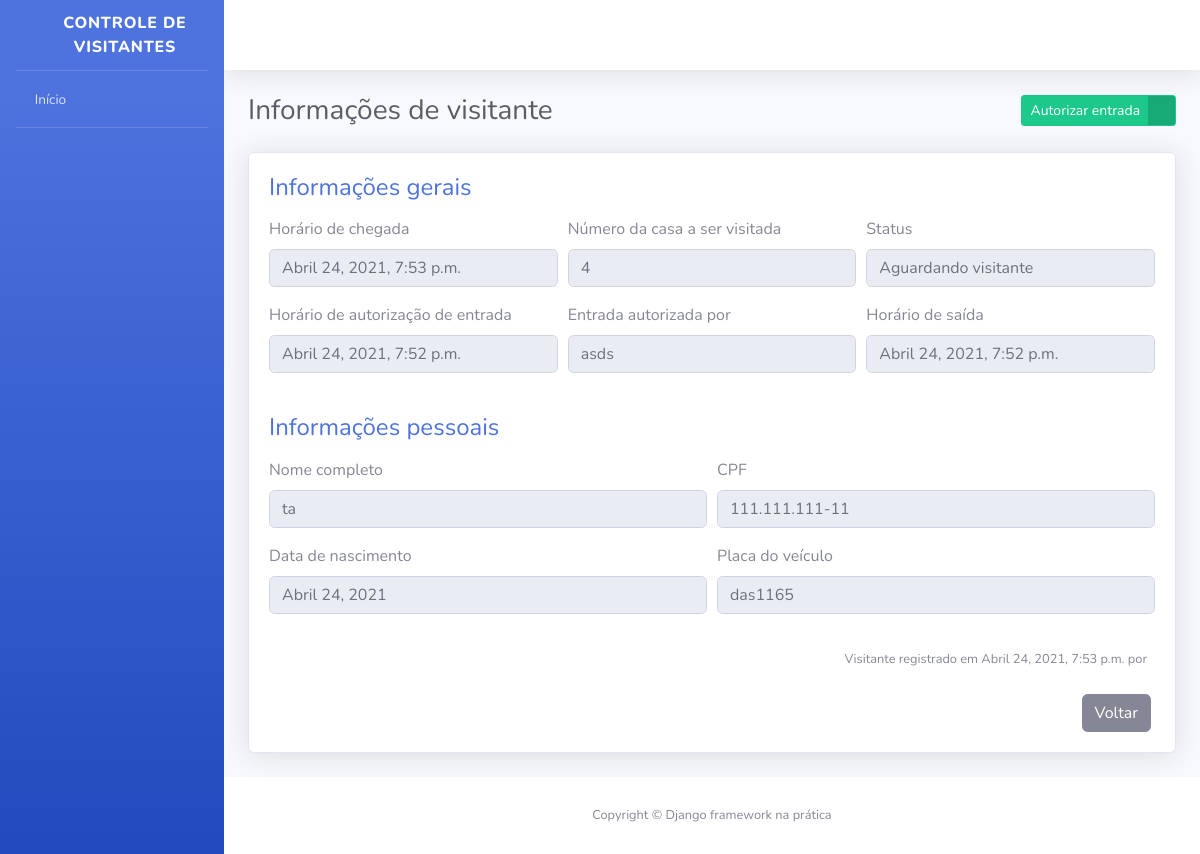
Page /visitantes/11/ (signed in) on the earlier database version.
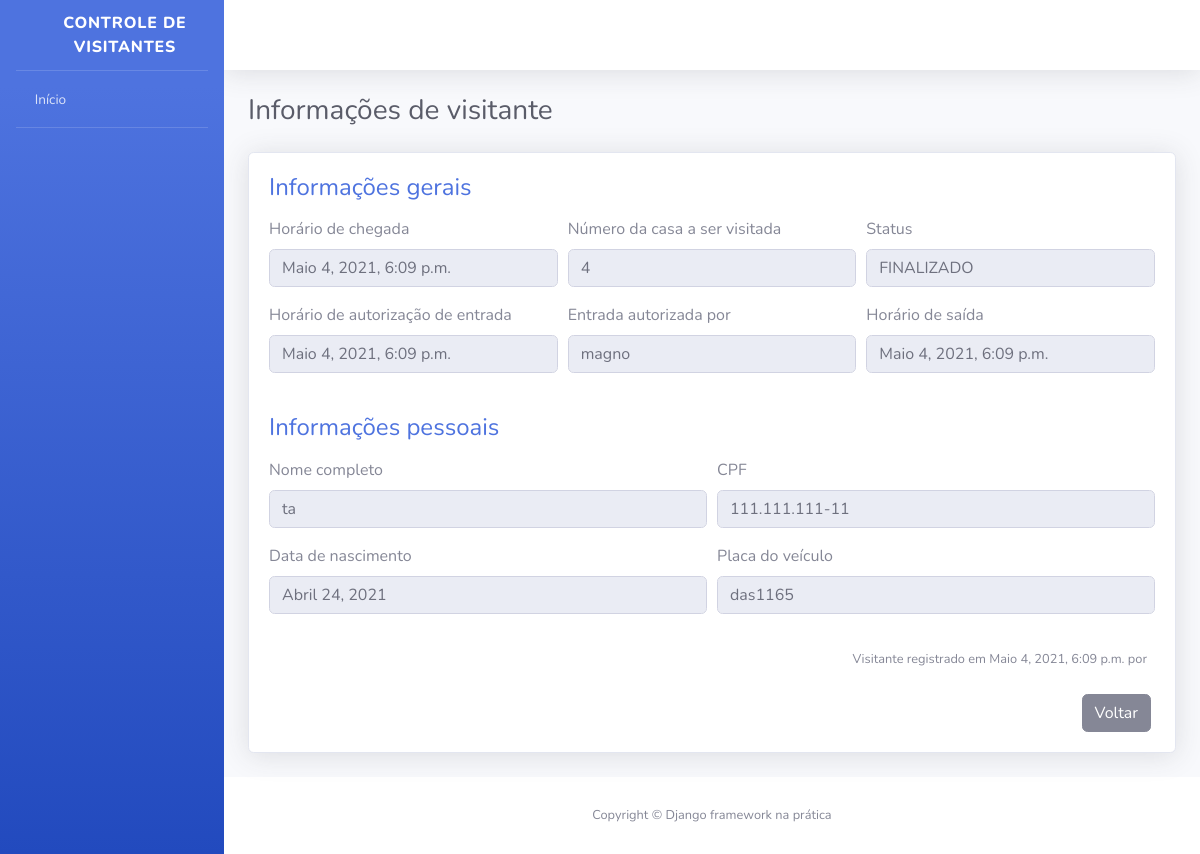
Same page on the later database version.
### visitantes/models.py (models this page shows, shortened)
class Visitante(models.Model):
    STATUS_VISITANTE =[
        ("AGUARDANDO", "Aguardando visitante"),
        ("EM_VISITA", "Em visita"),
        ("VISITA_FINALIZADA","Visita finalizada")
    ]
    status = models.CharField(
        verbose_name="Status",
        max_length=20,
        choices=STATUS_VISITANTE,
        default="AGUARDANDO"
    )
    nome_completo =models.CharField(
        verbose_name="Nome Completo",
        max_length=190,
    )
    cpf = models.CharField(
        verbose_name= "CPF",
        max_length=11,
    )
    data_nascimento = models.DateField(
        verbose_name= "Data de Nascimento",
        auto_now=False,
        auto_now_add=False,
    )
    numero_casa = models.PositiveIntegerField(
        verbose_name= "Número da Casa a ser visitada",
    )
    placa_veiculo = models.CharField(
        verbose_name= "Placa do Veiculo",
        max_length=7,
        blank=True,
        null=True,
    )
    horario_chegada = models.DateTimeField(
        verbose_name= " Hora da chegada na portaria",
        auto_now=True,
    )
    horario_saida = models.DateTimeField(
        verbose_name= "Horario de saida do codomínio",
        auto_now=False,
        blank=True,
        null=True,
    )
    horario_permitido = models.DateTimeField(
        verbose_name= "Horario de autorização de entrada",
        auto_now=False,
        blank=True,
        null=True,
    )
    morador_responsavel = models.CharField(
        verbose_name= "Morador respponsável",
        max_length=190,
        blank=True,
        null=True,
    )
    porteiro_responsavel = models.ForeignKey(
        "porteiros.Porteiro",
        verbose_name="Porteiro responsável pelo registro",
        on_delete=models.PROTECT
    )
    def get_horario_saida(self):
        if self.horario_saida:
            return self.horario_saida
        return "Horario de saida não registrado"
    def get_horario_permitido(self):
        if self.horario_permitido:
            return self.horario_permitido
        return "Visitante aguardando autorização"
    def get_morador_responsavel(self):
        if self.morador_responsavel:
            return self.morador_responsavel
        return "Visitante aguardando autorização"
    def get_placa_veiculo(self):
        if self.placa_veiculo:
            return self.placa_veiculo
        return "Veiculo não registrado"
    def get_cpf(self):
        if self.cpf:
            cpf = str(self.cpf)
            cpf_parte_um = cpf[0:3]
            cpf_parte_dois = cpf[3:6]
            cpf_parte_tres = cpf[6:9]
            cpf_parte_quatro = cpf[9:]
            cpf_formatado = f"{cpf_parte_um}.{cpf_parte_dois}.{cpf_parte_tres}-{cpf_parte_quatro}"
            return cpf_formatado
    class Meta:
        verbose_name = "Visitante"
        verbose_name_plural = "Visitantes"
        db_table = "visitante"

### visitantes/views.py (the view, shortened to what this page needs)
@login_required
def informacoes_visitante(request, id):
    visitante = get_object_or_404(
        Visitante,
        id=id
    )
    form = AutorizaVisitanteForm()
    context = {
        "nome_pagina": " Informações de visitante",
        "visitante": visitante,
        "form": form
    }
    return render(request, "informacoes_visitante.html", context)

### visitantes/forms.py
class AutorizaVisitanteForm(forms.ModelForm):
    morador_responsavel = forms.CharField(required=True)
    class Meta:
            model = Visitante
            fields = [
                   "morador_responsavel"
                ]
            error_messages ={
                    "morador_responsavel": {
                        "required":"Por favor, informe o nome do morador responsável por autorizar a entrada"
                    }
                }

### templates/informacoes_visitante.html (shortened to what the changed rows need)
{% extends "base.html" %}
{% load widget_tweaks %}
{% block conteudo %}
<div class="container">
    <div class="d-sm-flex align-items-center justify-content-between mb-4">
        <h1 class="h3 mb-0 text-gray-800">{{ nome_pagina }}</h1>
        <div>
            {% if visitante.status == "AGUARDANDO" %}
            <a href="#" class="btn btn-success btn-icon-split btn-sm" data-toggle="modal" data-target="#modal1">
                <span class="text">Autorizar entrada</span>
                <span class="icon text-white-50">
                    <i class="fas fa-user-check"></i>
                </span>
            </a>
            {% endif %}
        </div>
    </div>
    <div class="card shadow mb-4">
        <div class="card-body">
            <form>
                <div class="form-row">
                    <div class="form-group col-md-4">
                        <label>Horário de chegada</label>
                        <input type="text" class="form-control" value="{{ visitante.horario_chegada }}" disabled>
                    </div>
                    <div class="form-group col-md-4">
                        <label>Número da casa a ser visitada</label>
                        <input type="text" class="form-control" value="{{ visitante.numero_casa }}" disabled>
                    </div>
                    <div class="form-group col-md-4">
                        <label>Status</label>
                        <input type="text" class="form-control" value="{{ visitante.get_status_display }}" disabled>
                    </div>
                </div>
                <div class="form-row">
                    <div class="form-group col-md-4">
                        <label>Horário de autorização de entrada</label>
                        <input type="text" class="form-control" value="{{ visitante.get_horario_permitido }}" disabled>
                    </div>
                    <div class="form-group col-md-4">
                        <label>Entrada autorizada por</label>
                        <input type="text" class="form-control" value="{{ visitante.get_morador_responsavel }}" disabled>
                    </div>
                    <div class="form-group col-md-4">
                        <label>Horário de saída</label>
                        <input type="text" class="form-control" value="{{ visitante.get_horario_saida }}" disabled>
                    </div>
                </div>
            </form>
            <form>
                <div class="form-row">
                    <div class="form-group col-md-6">
                        <label>Nome completo</label>
                        <input type="text" class="form-control" value="{{ visitante.nome_completo }}" disabled>
                    </div>
                    <div class="form-group col-md-6">
                        <label>CPF</label>
                        <input type="text" class="form-control" value="{{ visitante.get_cpf }}" disabled>
                    </div>
                </div>
                <div class="form-row">
                    <div class="form-group col-md-6">
                        <label>Data de nascimento</label>
                        <input type="text" class="form-control" value="{{ visitante.data_nascimento }}" disabled>
                    </div>
                    <div class="form-group col-md-6">
                        <label>Placa do veículo</label>
                        <input type="text" class="form-control" value="{{ visitante.get_placa_veiculo }}" disabled>
                    </div>
                </div>
            </form>
            <p class="mr-2 mt-3 mb-4 text-right">
                <small>
                    Visitante registrado em {{ visitante.horario_chegada }} por {{ visitante.registrador__por }}
                </small>
            </p>
        </div>
    </div>
</div>
{% endblock %}

Differences in the rows shown:
changed Visitante "ta": horario_chegada "Abril 24, 2021, 7:53 p.m." → "Maio 4, 2021, 6:09 p.m."; status "Aguardando visitante" → "FINALIZADO"; get_horario_permitido "Abril 24, 2021, 7:52 p.m." → "Maio 4, 2021, 6:09 p.m."; get_morador_responsavel "asds" → "magno"; get_horario_saida "Abril 24, 2021, 7:52 p.m." → "Maio 4, 2021, 6:09 p.m."
Other differences:
text no longer shown: "Autorizar entrada"
